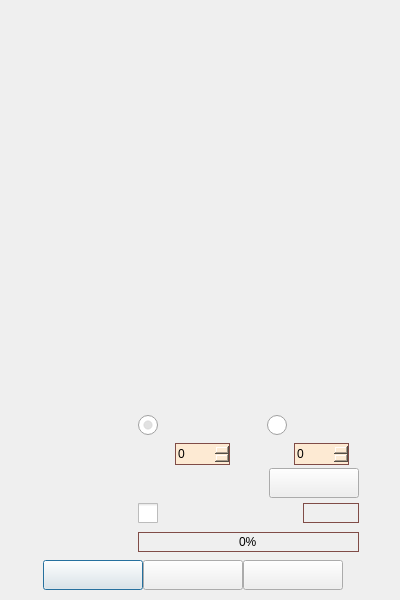
<?xml version="1.0" encoding="UTF-8"?>
<ui version="4.0">
 <class>LockSimpleAddClass</class>
 <widget class="QDialog" name="LockSimpleAddClass">
  <property name="geometry">
   <rect>
    <x>0</x>
    <y>0</y>
    <width>400</width>
    <height>600</height>
   </rect>
  </property>
  <property name="contextMenuPolicy">
   <enum>Qt::NoContextMenu</enum>
  </property>
  <property name="windowTitle">
   <string>加减加密</string>
  </property>
  <property name="windowIcon">
   <iconset resource="Lock.qrc">
    <normaloff>:/icon/mainicon/picture_lock/icon/icon_main_mainwindow.png</normaloff>:/icon/mainicon/picture_lock/icon/icon_main_mainwindow.png</iconset>
  </property>
  <property name="windowOpacity">
   <double>5.000000000000000</double>
  </property>
  <widget class="QLabel" name="label_chara_1">
   <property name="geometry">
    <rect>
     <x>0</x>
     <y>0</y>
     <width>400</width>
     <height>400</height>
    </rect>
   </property>
   <property name="text">
    <string/>
   </property>
  </widget>
  <widget class="QLabel" name="label_chara_2">
   <property name="geometry">
    <rect>
     <x>0</x>
     <y>0</y>
     <width>400</width>
     <height>400</height>
    </rect>
   </property>
   <property name="text">
    <string/>
   </property>
  </widget>
  <widget class="QLabel" name="label_margin">
   <property name="geometry">
    <rect>
     <x>0</x>
     <y>0</y>
     <width>400</width>
     <height>600</height>
    </rect>
   </property>
   <property name="text">
    <string/>
   </property>
   <property name="pixmap">
    <pixmap>picture_lock/lock_margin/margin.png</pixmap>
   </property>
  </widget>
  <widget class="QPushButton" name="pushButton_1">
   <property name="geometry">
    <rect>
     <x>43</x>
     <y>560</y>
     <width>100</width>
     <height>30</height>
    </rect>
   </property>
   <property name="styleSheet">
    <string notr="true">border-image: url(:/icon/mainicon/picture_lock/icon/lock_button_normal_1.png);
border-image: url(:/icon/mainicon/picture_lock/icon/lock_button_pressed_1.png);</string>
   </property>
   <property name="text">
    <string/>
   </property>
  </widget>
  <widget class="QPushButton" name="pushButton_2">
   <property name="geometry">
    <rect>
     <x>143</x>
     <y>560</y>
     <width>100</width>
     <height>30</height>
    </rect>
   </property>
   <property name="styleSheet">
    <string notr="true">border-image: url(:/icon/mainicon/picture_lock/icon/lock_button_normal_2.png);
border-image: url(:/icon/mainicon/picture_lock/icon/lock_button_pressed_2.png);</string>
   </property>
   <property name="text">
    <string/>
   </property>
  </widget>
  <widget class="QPushButton" name="pushButton_3">
   <property name="geometry">
    <rect>
     <x>243</x>
     <y>560</y>
     <width>100</width>
     <height>30</height>
    </rect>
   </property>
   <property name="styleSheet">
    <string notr="true">border-image: url(:/icon/mainicon/picture_lock/icon/lock_button_normal_3.png);
border-image: url(:/icon/mainicon/picture_lock/icon/lock_button_pressed_3.png);</string>
   </property>
   <property name="text">
    <string/>
   </property>
  </widget>
  <widget class="QLabel" name="label_background">
   <property name="geometry">
    <rect>
     <x>0</x>
     <y>0</y>
     <width>400</width>
     <height>600</height>
    </rect>
   </property>
   <property name="frameShape">
    <enum>QFrame::NoFrame</enum>
   </property>
   <property name="text">
    <string/>
   </property>
   <property name="pixmap">
    <pixmap>picture_lock/lock_simple_add_background/background_1.png</pixmap>
   </property>
  </widget>
  <widget class="QSpinBox" name="spinBox_1">
   <property name="geometry">
    <rect>
     <x>175</x>
     <y>443</y>
     <width>55</width>
     <height>22</height>
    </rect>
   </property>
   <property name="contextMenuPolicy">
    <enum>Qt::NoContextMenu</enum>
   </property>
   <property name="styleSheet">
    <string notr="true">/*按钮未按下*/
QSpinBox::up-button
{
    image: url(:/picture_lock/spinbox/picture_lock/spinbox_style/up_button.png);     
    background: #FDEAD3;
}
QSpinBox::down-button
{
    image: url(:/picture_lock/spinbox/picture_lock/spinbox_style/down_button.png); 
    background: #FDEAD3;
}
/*按钮按下*/
QSpinBox::up-button:pressed
{
    image: url(:/picture_lock/spinbox/picture_lock/spinbox_style/up_button.png);   
    background: #FDEAD3;     
}
QSpinBox::down-button:pressed
{
    image: url(:/picture_lock/spinbox/picture_lock/spinbox_style/down_button.png); 
    background: #FDEAD3;
}
/*总体设置*/
QSpinBox
{
    border: 1px solid #804C47;
    background: #FDEAD3;
}</string>
   </property>
   <property name="maximum">
    <number>1048576</number>
   </property>
   <property name="value">
    <number>0</number>
   </property>
  </widget>
  <widget class="QSpinBox" name="spinBox_2">
   <property name="geometry">
    <rect>
     <x>294</x>
     <y>443</y>
     <width>55</width>
     <height>22</height>
    </rect>
   </property>
   <property name="contextMenuPolicy">
    <enum>Qt::NoContextMenu</enum>
   </property>
   <property name="styleSheet">
    <string notr="true">/*按钮未按下*/
QSpinBox::up-button
{
    image: url(:/picture_lock/spinbox/picture_lock/spinbox_style/up_button.png);     
    background: #FDEAD3;
}
QSpinBox::down-button
{
    image: url(:/picture_lock/spinbox/picture_lock/spinbox_style/down_button.png); 
    background: #FDEAD3;
}
/*按钮按下*/
QSpinBox::up-button:pressed
{
    image: url(:/picture_lock/spinbox/picture_lock/spinbox_style/up_button.png);   
    background: #FDEAD3;     
}
QSpinBox::down-button:pressed
{
    image: url(:/picture_lock/spinbox/picture_lock/spinbox_style/down_button.png); 
    background: #FDEAD3;
}
/*总体设置*/
QSpinBox
{
    border: 1px solid #804C47;
    background: #FDEAD3;
}</string>
   </property>
   <property name="maximum">
    <number>1048576</number>
   </property>
   <property name="value">
    <number>0</number>
   </property>
  </widget>
  <widget class="QRadioButton" name="radioButton_1">
   <property name="geometry">
    <rect>
     <x>138</x>
     <y>415</y>
     <width>20</width>
     <height>20</height>
    </rect>
   </property>
   <property name="styleSheet">
    <string notr="true">QRadioButton{spacing: 5px;color: white;}
QRadioButton::indicator {width: 20px;height: 20px;}
QRadioButton::indicator:enabled:unchecked {image: url(:/picture_lock/checkbox/picture_lock/checkbox_style/checkbox_off.png);}
QRadioButton::indicator:enabled:unchecked:hover  {image: url(:/picture_lock/checkbox/picture_lock/checkbox_style/checkbox_off.png);}
QRadioButton::indicator:enabled:unchecked:pressed {image: url(:/picture_lock/checkbox/picture_lock/checkbox_style/checkbox_off.png);}
QRadioButton::indicator:enabled:checked {image: url(:/picture_lock/checkbox/picture_lock/checkbox_style/checkbox_on.png);}
QRadioButton::indicator:enabled:checked:hover {image: url(:/picture_lock/checkbox/picture_lock/checkbox_style/checkbox_on.png);}
QRadioButton::indicator:enabled:checked:pressed {image: url(:/picture_lock/checkbox/picture_lock/checkbox_style/checkbox_on.png);}</string>
   </property>
   <property name="text">
    <string/>
   </property>
   <property name="checked">
    <bool>true</bool>
   </property>
  </widget>
  <widget class="QRadioButton" name="radioButton_2">
   <property name="geometry">
    <rect>
     <x>267</x>
     <y>415</y>
     <width>20</width>
     <height>20</height>
    </rect>
   </property>
   <property name="styleSheet">
    <string notr="true">QRadioButton{spacing: 5px;color: white;}
QRadioButton::indicator {width: 20px;height: 20px;}
QRadioButton::indicator:enabled:unchecked {image: url(:/picture_lock/checkbox/picture_lock/checkbox_style/checkbox_off.png);}
QRadioButton::indicator:enabled:unchecked:hover  {image: url(:/picture_lock/checkbox/picture_lock/checkbox_style/checkbox_off.png);}
QRadioButton::indicator:enabled:unchecked:pressed {image: url(:/picture_lock/checkbox/picture_lock/checkbox_style/checkbox_off.png);}
QRadioButton::indicator:enabled:checked {image: url(:/picture_lock/checkbox/picture_lock/checkbox_style/checkbox_on.png);}
QRadioButton::indicator:enabled:checked:hover {image: url(:/picture_lock/checkbox/picture_lock/checkbox_style/checkbox_on.png);}
QRadioButton::indicator:enabled:checked:pressed {image: url(:/picture_lock/checkbox/picture_lock/checkbox_style/checkbox_on.png);}</string>
   </property>
   <property name="text">
    <string/>
   </property>
  </widget>
  <widget class="QCheckBox" name="checkBox">
   <property name="geometry">
    <rect>
     <x>138</x>
     <y>503</y>
     <width>20</width>
     <height>20</height>
    </rect>
   </property>
   <property name="styleSheet">
    <string notr="true">QCheckBox{spacing: 5px;color: white;}
QCheckBox::indicator {width: 20px;height: 20px;}
QCheckBox::indicator:enabled:unchecked {image: url(:/picture_lock/checkbox/picture_lock/checkbox_style/checkbox_off.png);}
QCheckBox::indicator:enabled:unchecked:hover  {image: url(:/picture_lock/checkbox/picture_lock/checkbox_style/checkbox_off.png);}
QCheckBox::indicator:enabled:unchecked:pressed {image: url(:/picture_lock/checkbox/picture_lock/checkbox_style/checkbox_off.png);}
QCheckBox::indicator:enabled:checked {image: url(:/picture_lock/checkbox/picture_lock/checkbox_style/checkbox_on.png);}
QCheckBox::indicator:enabled:checked:hover {image: url(:/picture_lock/checkbox/picture_lock/checkbox_style/checkbox_on.png);}
QCheckBox::indicator:enabled:checked:pressed {image: url(:/picture_lock/checkbox/picture_lock/checkbox_style/checkbox_on.png);}</string>
   </property>
   <property name="text">
    <string/>
   </property>
  </widget>
  <widget class="QLineEdit" name="lineEdit">
   <property name="geometry">
    <rect>
     <x>303</x>
     <y>503</y>
     <width>56</width>
     <height>20</height>
    </rect>
   </property>
   <property name="contextMenuPolicy">
    <enum>Qt::NoContextMenu</enum>
   </property>
   <property name="styleSheet">
    <string notr="true">QLineEdit
{
    background: rgb(255,255,255,0);
    border:1px solid rgb(128,76,71);
}</string>
   </property>
   <property name="inputMethodHints">
    <set>Qt::ImhNone</set>
   </property>
   <property name="maxLength">
    <number>8</number>
   </property>
  </widget>
  <widget class="QProgressBar" name="progressBar">
   <property name="geometry">
    <rect>
     <x>138</x>
     <y>532</y>
     <width>221</width>
     <height>20</height>
    </rect>
   </property>
   <property name="contextMenuPolicy">
    <enum>Qt::NoContextMenu</enum>
   </property>
   <property name="styleSheet">
    <string notr="true">QProgressBar
{
   border: 1px solid #804C47;
   background-color: #00FFFFFF;
   text-align: center;
}
 
QProgressBar::chunk
{
   background-color: #804C47;
}</string>
   </property>
   <property name="minimum">
    <number>0</number>
   </property>
   <property name="maximum">
    <number>100</number>
   </property>
   <property name="value">
    <number>0</number>
   </property>
  </widget>
  <widget class="QPushButton" name="pushButton_4">
   <property name="geometry">
    <rect>
     <x>269</x>
     <y>468</y>
     <width>90</width>
     <height>30</height>
    </rect>
   </property>
   <property name="styleSheet">
    <string notr="true">border-image: url(:/icon/mainicon/picture_lock/icon/lock_button_normal_12.png);
border-image: url(:/icon/mainicon/picture_lock/icon/lock_button_pressed_12.png);</string>
   </property>
   <property name="text">
    <string/>
   </property>
  </widget>
  <zorder>label_background</zorder>
  <zorder>label_chara_2</zorder>
  <zorder>label_chara_1</zorder>
  <zorder>label_margin</zorder>
  <zorder>radioButton_1</zorder>
  <zorder>radioButton_2</zorder>
  <zorder>checkBox</zorder>
  <zorder>lineEdit</zorder>
  <zorder>progressBar</zorder>
  <zorder>pushButton_1</zorder>
  <zorder>pushButton_2</zorder>
  <zorder>pushButton_3</zorder>
  <zorder>spinBox_1</zorder>
  <zorder>spinBox_2</zorder>
  <zorder>pushButton_4</zorder>
 </widget>
 <resources>
  <include location="Lock.qrc"/>
 </resources>
 <connections/>
</ui>
